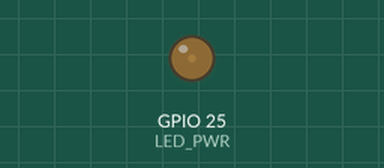
Bench run of a sketch on a simulated ESP32. Parts: output pins drawn as LEDs (lit = HIGH).

Above: at 0.05 s.
At 0.3 s:
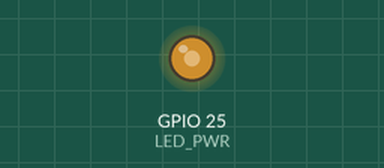
At 0.45 s:
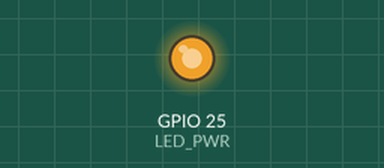
At 0.85 s:
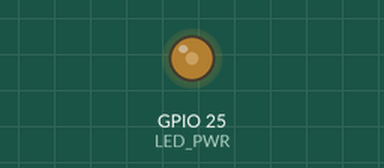
Timing chart, 0 to 3.0 s (numbered marks = the images above):
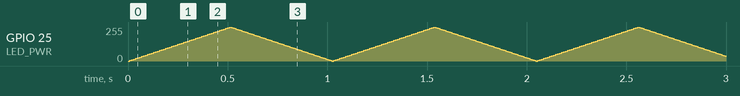

The sketch:

TestLEDPowerBrightness.ino
```cpp
// How to control the power LED of the Arduino PortentaH7
// File: TestLEDPowerBrightness.ino
// Using PWM, the LED's brightness is increasing until full and reverse.

#define LED_PWR 25 // Define the pin for the power LED

// Define the initial brightness values (0-255)
int Brightness = 0;
// Define the increment/decrement value
int Step = 5;

void setup() {
  // Initialize the pin as an output
  pinMode(LED_PWR, OUTPUT);
}

void loop() {
  // Write the PWM values to the LED pin
  analogWrite(LED_PWR, Brightness);
  // Update the brightness values
  Brightness += Step;

  // Check if the brightness values are out of range and reverse the direction
  if (Brightness <= 0 || Brightness >= 255) {
    Step = -Step;
  }

  // Wait for 10 milliseconds
  delay(10);
}
```
